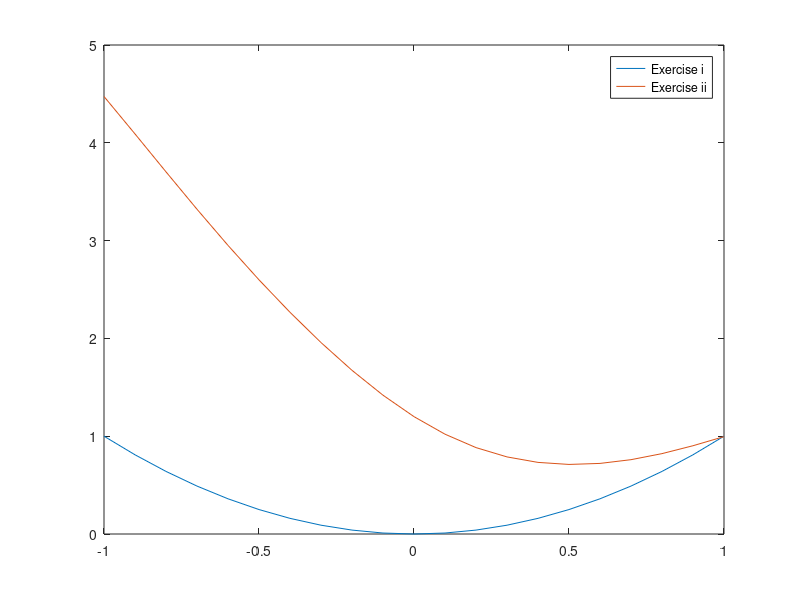

This figure's MATLAB source: (Note: this script raises an error after producing the figure.)
%Exercise 1 - Manipulating Data

%1.1 Create a 4x3 matrix of random numbers
a=rand(4,3)
%Extract the elements at locations 1,2 and 2,3
b=a(1,2)
c=a(2,3)
%Extract the element in the lower right
d=a(4,3)
%Set every value between 0 and 0.5
a=0+0.5.*rand(4,3)


%1.2 Create a diagonal matrix of size 4x4 with 3 on the diagonal
e=[3,3,3,3]
f=diag(e)

%Solve Ax=b for A=magic(3) and b=(1 2 3)
A=magic(3)
b=[1,2,3]
x=b*inv(A)
%Compute eigenvalues of A
y=eig(A)
%---------------------------------------------------------------

%Exercise 2 - For and While loop
%Eulers Method: http://tutorial.math.lamar.edu/classes/de/eulersmethod.aspx
 
t_final=2;
t_stepsize=0.01;
t=0;
y1=1;
y2=1;
Vector_t=0:t_stepsize:t_final;
index1=1;
index2=1;
for t=0:0.01:2
    %Exercise 1
    f1=t^2-y1^2;
    y1=y1+t_stepsize*f1;
    M1(index1)=y1;
    index1=index1+1;
  
    %Exercise 2
    f2=t-abs(y2);
    y2=y2+t_stepsize*f2;
    M2(index2)=y2;
    index2=index2+1;
end
y1
y2

%Plot the results
plot(Vector_t,M1,'-.r',Vector_t,M2,'-.b')
legend('Exercise 2.1 i','Exercise 2.1 ii')
title ('Exercise 2.1')
xlabel('stepsize (Eulers Method)')
ylabel('Approximation')
%---------------------------------------------------------------

%Exercise 3 - Scripts and Functions
%Scripts
%3.1 i
x=-1:0.1:1;
y1=x.^2;
%3.1 ii
y2=((exp(-x)./((x).^2+1))+sin(x).^2).^2+0.2;
%Plot the results
plot (x,y1,x,y2)
hold on
legend ('Exercise i','Exercise ii')

%Functions
%Call the function_1
[y1]=function_1(x);
%Call the function_2
[y2]=function_2(x);

